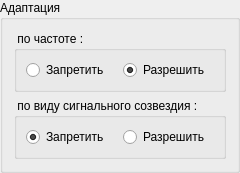
            <widget class="QGroupBox" name="groupBox_12">
             <property name="sizePolicy">
              <sizepolicy hsizetype="Preferred" vsizetype="Expanding">
               <horstretch>0</horstretch>
               <verstretch>0</verstretch>
              </sizepolicy>
             </property>
             <property name="title">
              <string>Адаптация</string>
             </property>
             <layout class="QVBoxLayout" name="verticalLayout_6">
              <item>
               <widget class="QGroupBox" name="groupBox_2">
                <property name="sizePolicy">
                 <sizepolicy hsizetype="Preferred" vsizetype="Fixed">
                  <horstretch>0</horstretch>
                  <verstretch>0</verstretch>
                 </sizepolicy>
                </property>
                <property name="title">
                 <string> по частоте :</string>
                </property>
                <layout class="QHBoxLayout" name="horizontalLayout_10">
                 <item>
                  <widget class="QRadioButton" name="rb_freq_no">
                   <property name="text">
                    <string>Запретить</string>
                   </property>
                  </widget>
                 </item>
                 <item>
                  <widget class="QRadioButton" name="rb_freq_yes">
                   <property name="text">
                    <string>Разрешить</string>
                   </property>
                   <property name="checked">
                    <bool>true</bool>
                   </property>
                  </widget>
                 </item>
                </layout>
               </widget>
              </item>
              <item>
               <widget class="QGroupBox" name="groupBox_3">
                <property name="sizePolicy">
                 <sizepolicy hsizetype="Preferred" vsizetype="Fixed">
                  <horstretch>0</horstretch>
                  <verstretch>0</verstretch>
                 </sizepolicy>
                </property>
                <property name="title">
                 <string> по виду сигнального созвездия :</string>
                </property>
                <layout class="QHBoxLayout" name="horizontalLayout_11">
                 <item>
                  <widget class="QRadioButton" name="rb_sign_no">
                   <property name="text">
                    <string>Запретить</string>
                   </property>
                   <property name="checked">
                    <bool>true</bool>
                   </property>
                  </widget>
                 </item>
                 <item>
                  <widget class="QRadioButton" name="rb_sign_yes">
                   <property name="text">
                    <string>Разрешить</string>
                   </property>
                  </widget>
                 </item>
                </layout>
               </widget>
              </item>
             </layout>
            </widget>
